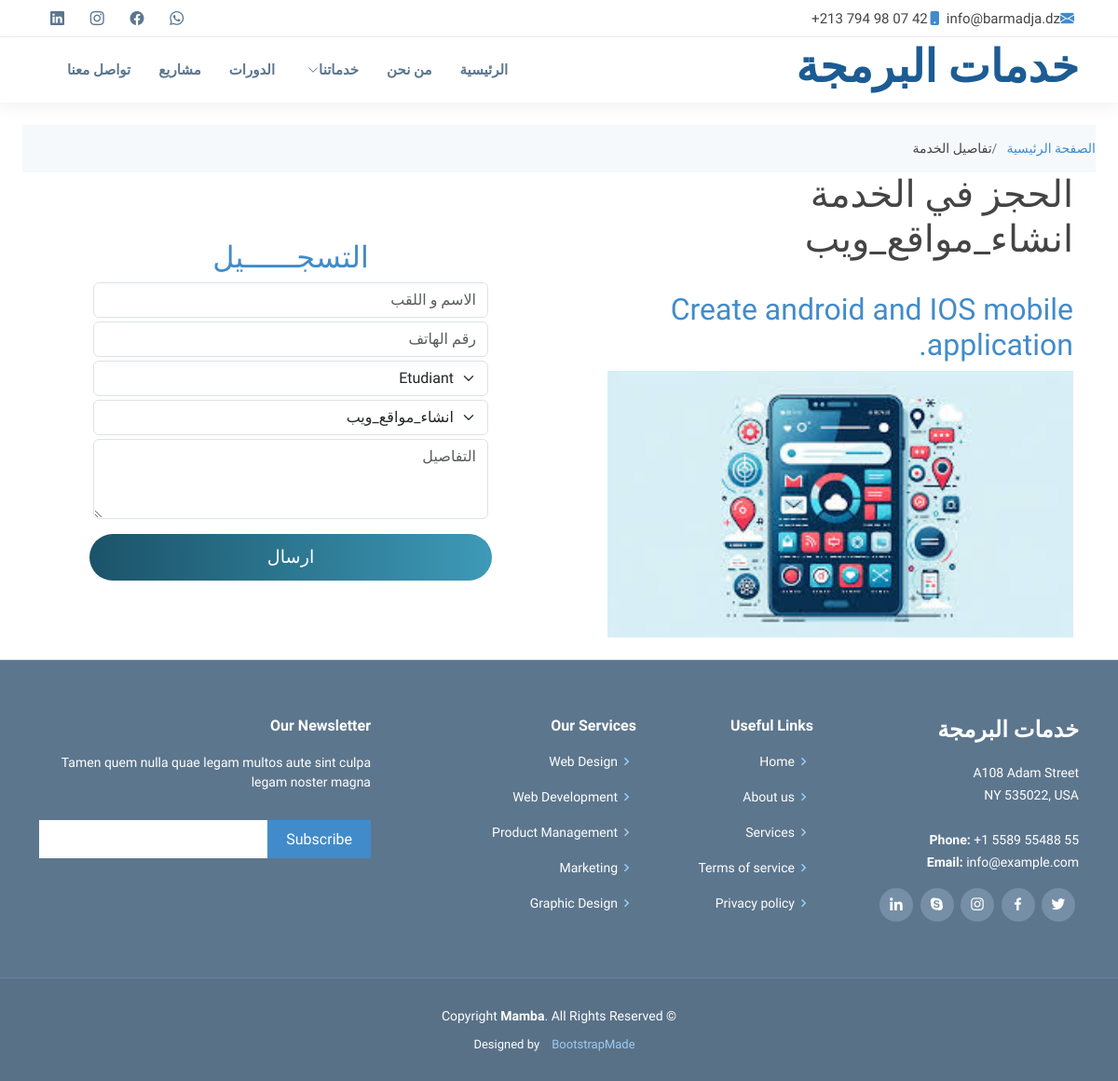
/service/2, run on an earlier commit of the app's database.
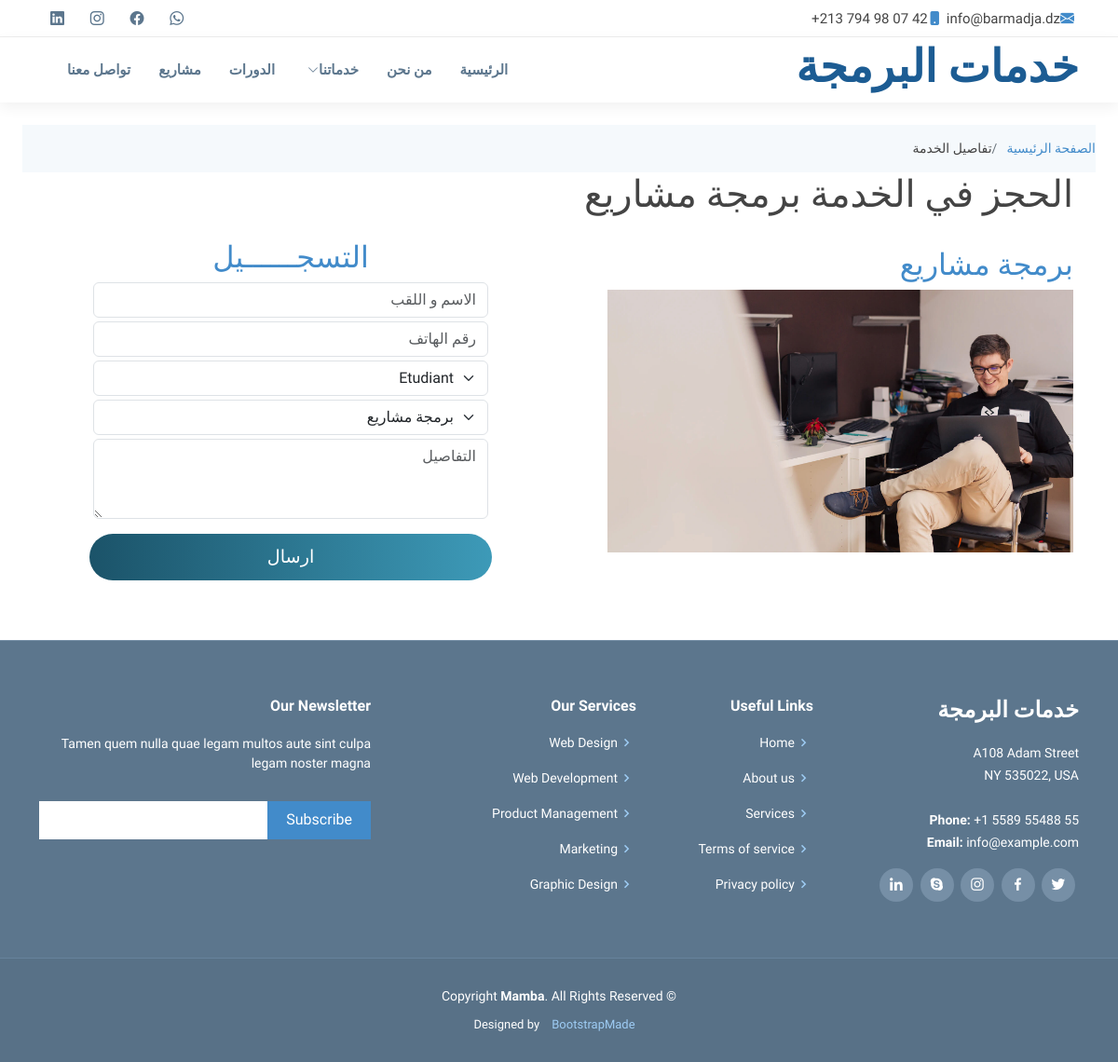
And on a later commit of the database.
### store/models.py (models this page shows)
class service(models.Model):
    designation = models.CharField(max_length=100)
    image = models.ImageField(upload_to='images/',null=True,blank=True)
    description = models.CharField(max_length=200)
    class Meta:
        ordering = ['-designation']
    def __str__(self):
        return self.designation

### store/views.py (the view, shortened to what this page needs)
# urls.py: path('service/<int:pk>', views.view_service, name="service"),
def view_service(request,pk):
    services=service.objects.get(id=pk)
    serviceForm = forms.CustomerForm()
    serviceForm.fields["service"].initial = pk
    return render(request, 'view_service.html', {'vservices':services,'serviceForm':serviceForm})

### store/forms.py
class CustomerForm(forms.ModelForm):
    description = forms.CharField(widget=forms.Textarea(attrs={
        'rows': '3',
    }))
    class Meta:
        model=models.customer
        fields=['name','phone','service','type','description']

### templates/view_service.html (shortened to what this page needs)
{% extends 'main.html' %}
{% load widget_tweaks %}
{% load static %}
{% block content %}
<head>
</head>
  <main class="main row m-4">
    <nav class="breadcrumbs">
      <ol>
        <li><a href="{% url 'store' %}">الصفحة الرئيسية</a></li>
        <li class="current">تفاصيل الخدمة</li>
      </ol>
    </nav>
    <div class="page-title col-lg-6 col-md-12" data-aos="fade">
      <div class="container">
        <h1>الحجز في الخدمة {{vservices.designation}}</h1>
        <br>
        <h2><a href="#">{{vservices.description}}</a></h2>
        <img src="{{vservices.image.url}}" width="500" alt="">
      </div>
    </div>
    <div align="center" class="col-lg-6 col-md-12 ps-5 pe-5 mt-5">
        <div class="login-content">
          <form method="post" class="p-4">
              <h2 class="title"><a href="">التسجــــــيل</a></h2>
              <div class="input-div d-grid gap-3 m-1">
                  {% render_field serviceForm.name class="form-control" id="name" placeholder="الاسم و اللقب" %}
              </div>
              <div class="input-div d-grid gap-3 m-1">
                  {% render_field serviceForm.phone class="form-control" id="phone" placeholder="رقم الهاتف" %}
              </div>
              <div class="input-div d-grid gap-3 m-1">
                {% render_field serviceForm.type class="form-select" id="type" %}
              </div>
              <div class="input-div d-grid gap-3 m-1">
                {% render_field serviceForm.service class="form-select" id="service" %}
              </div>
              <div class="input-div d-grid gap-3 m-1">
                {% render_field serviceForm.description class="form-control" placeholder="التفاصيل" %}
              </div>
              <input type="submit" class="btn" value="ارسال">
          </form>
        </div>
    </div>
  </main>
{% endblock content %}

What changed in the data, as far as the page shows it:
changed service: designation "انشاء_مواقع_ويب" → "برمجة مشاريع"; description "Create android and IOS mobile application." → "برمجة مشاريع"; image: a different picture
Also different on the page:
form field service: "انشاء_مواقع_ويب" → "برمجة مشاريع"
